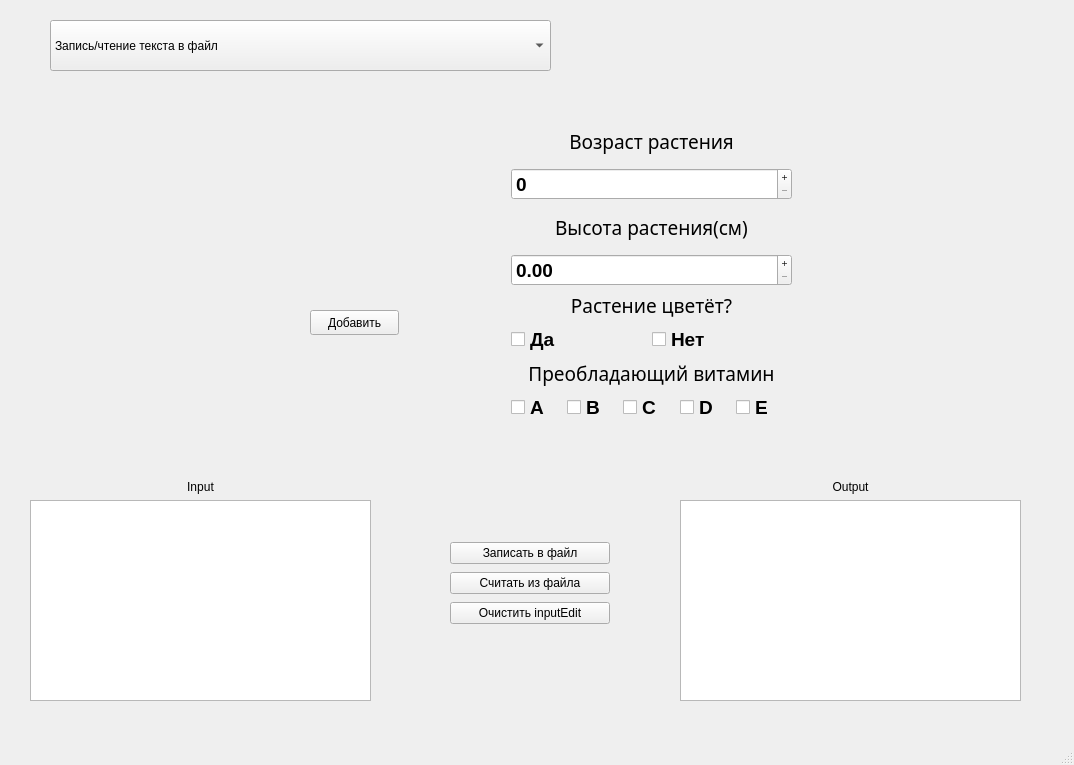
<?xml version="1.0" encoding="UTF-8"?>
<ui version="4.0">
 <class>MainWindow</class>
 <widget class="QMainWindow" name="MainWindow">
  <property name="geometry">
   <rect>
    <x>0</x>
    <y>0</y>
    <width>1074</width>
    <height>765</height>
   </rect>
  </property>
  <property name="windowTitle">
   <string>MainWindow</string>
  </property>
  <widget class="QWidget" name="centralwidget">
   <widget class="QWidget" name="verticalLayoutWidget">
    <property name="geometry">
     <rect>
      <x>30</x>
      <y>480</y>
      <width>341</width>
      <height>221</height>
     </rect>
    </property>
    <layout class="QVBoxLayout" name="verticalLayout">
     <item>
      <widget class="QLabel" name="label">
       <property name="text">
        <string>Input</string>
       </property>
       <property name="alignment">
        <set>Qt::AlignCenter</set>
       </property>
      </widget>
     </item>
     <item>
      <widget class="QTextEdit" name="inputEdit">
       <property name="readOnly">
        <bool>false</bool>
       </property>
      </widget>
     </item>
    </layout>
   </widget>
   <widget class="QWidget" name="verticalLayoutWidget_2">
    <property name="geometry">
     <rect>
      <x>680</x>
      <y>480</y>
      <width>341</width>
      <height>221</height>
     </rect>
    </property>
    <layout class="QVBoxLayout" name="verticalLayout_2">
     <item>
      <widget class="QLabel" name="label_2">
       <property name="text">
        <string>Output</string>
       </property>
       <property name="alignment">
        <set>Qt::AlignCenter</set>
       </property>
      </widget>
     </item>
     <item>
      <widget class="QTextEdit" name="outputEdit">
       <property name="readOnly">
        <bool>true</bool>
       </property>
      </widget>
     </item>
    </layout>
   </widget>
   <widget class="QWidget" name="verticalLayoutWidget_3">
    <property name="geometry">
     <rect>
      <x>450</x>
      <y>540</y>
      <width>160</width>
      <height>89</height>
     </rect>
    </property>
    <layout class="QVBoxLayout" name="verticalLayout_3">
     <item>
      <widget class="QPushButton" name="inputButton">
       <property name="text">
        <string>Записать в файл</string>
       </property>
      </widget>
     </item>
     <item>
      <widget class="QPushButton" name="outputButton">
       <property name="text">
        <string>Считать из файла</string>
       </property>
      </widget>
     </item>
     <item>
      <widget class="QPushButton" name="clearButton">
       <property name="text">
        <string>Очистить inputEdit</string>
       </property>
      </widget>
     </item>
    </layout>
   </widget>
   <widget class="QStackedWidget" name="stackedWidget">
    <property name="geometry">
     <rect>
      <x>240</x>
      <y>80</y>
      <width>561</width>
      <height>381</height>
     </rect>
    </property>
    <property name="currentIndex">
     <number>2</number>
    </property>
    <widget class="QWidget" name="page">
     <widget class="QLabel" name="label_3">
      <property name="geometry">
       <rect>
        <x>70</x>
        <y>20</y>
        <width>451</width>
        <height>61</height>
       </rect>
      </property>
      <property name="font">
       <font>
        <pointsize>14</pointsize>
       </font>
      </property>
      <property name="text">
       <string>Введите текст, который будет записан в файл</string>
      </property>
     </widget>
    </widget>
    <widget class="QWidget" name="page_2">
     <widget class="QLabel" name="label_4">
      <property name="geometry">
       <rect>
        <x>90</x>
        <y>30</y>
        <width>451</width>
        <height>61</height>
       </rect>
      </property>
      <property name="font">
       <font>
        <pointsize>14</pointsize>
       </font>
      </property>
      <property name="text">
       <string>Добавьте элементы, которые будут записаны в файл используя Enter </string>
      </property>
      <property name="wordWrap">
       <bool>true</bool>
      </property>
     </widget>
     <widget class="QDoubleSpinBox" name="doubleSpinBox">
      <property name="geometry">
       <rect>
        <x>180</x>
        <y>130</y>
        <width>261</width>
        <height>61</height>
       </rect>
      </property>
      <property name="buttonSymbols">
       <enum>QAbstractSpinBox::PlusMinus</enum>
      </property>
      <property name="maximum">
       <double>2147483223454.989990234375000</double>
      </property>
     </widget>
    </widget>
    <widget class="QWidget" name="page_3">
     <widget class="QWidget" name="verticalLayoutWidget_13">
      <property name="geometry">
       <rect>
        <x>271</x>
        <y>40</y>
        <width>281</width>
        <height>302</height>
       </rect>
      </property>
      <layout class="QVBoxLayout" name="verticalLayout_25" stretch="0,0,0,0">
       <property name="spacing">
        <number>6</number>
       </property>
       <property name="leftMargin">
        <number>0</number>
       </property>
       <item>
        <layout class="QVBoxLayout" name="verticalLayout_27">
         <item>
          <widget class="QLabel" name="label_23">
           <property name="font">
            <font>
             <family>Waree</family>
             <pointsize>14</pointsize>
             <bold>false</bold>
            </font>
           </property>
           <property name="text">
            <string>Возраст растения</string>
           </property>
           <property name="alignment">
            <set>Qt::AlignCenter</set>
           </property>
          </widget>
         </item>
         <item>
          <widget class="QSpinBox" name="ageBox">
           <property name="font">
            <font>
             <pointsize>14</pointsize>
             <bold>true</bold>
            </font>
           </property>
           <property name="buttonSymbols">
            <enum>QAbstractSpinBox::PlusMinus</enum>
           </property>
           <property name="maximum">
            <number>9999</number>
           </property>
          </widget>
         </item>
        </layout>
       </item>
       <item>
        <layout class="QVBoxLayout" name="verticalLayout_28">
         <item>
          <widget class="QLabel" name="label_24">
           <property name="font">
            <font>
             <family>Waree</family>
             <pointsize>14</pointsize>
             <bold>false</bold>
            </font>
           </property>
           <property name="text">
            <string>Высота растения(см)</string>
           </property>
           <property name="alignment">
            <set>Qt::AlignCenter</set>
           </property>
          </widget>
         </item>
         <item>
          <widget class="QDoubleSpinBox" name="heightBox">
           <property name="font">
            <font>
             <pointsize>14</pointsize>
             <bold>true</bold>
            </font>
           </property>
           <property name="buttonSymbols">
            <enum>QAbstractSpinBox::PlusMinus</enum>
           </property>
           <property name="maximum">
            <double>99999.990000000005239</double>
           </property>
          </widget>
         </item>
        </layout>
       </item>
       <item>
        <layout class="QVBoxLayout" name="verticalLayout_29">
         <item>
          <widget class="QLabel" name="label_25">
           <property name="sizePolicy">
            <sizepolicy hsizetype="Preferred" vsizetype="Fixed">
             <horstretch>0</horstretch>
             <verstretch>0</verstretch>
            </sizepolicy>
           </property>
           <property name="font">
            <font>
             <family>Waree</family>
             <pointsize>14</pointsize>
             <bold>false</bold>
            </font>
           </property>
           <property name="text">
            <string>Растение цветёт?</string>
           </property>
           <property name="alignment">
            <set>Qt::AlignCenter</set>
           </property>
          </widget>
         </item>
         <item>
          <layout class="QHBoxLayout" name="horizontalLayout_7">
           <property name="spacing">
            <number>0</number>
           </property>
           <property name="sizeConstraint">
            <enum>QLayout::SetDefaultConstraint</enum>
           </property>
           <item>
            <widget class="QCheckBox" name="yesBox">
             <property name="sizePolicy">
              <sizepolicy hsizetype="Minimum" vsizetype="Fixed">
               <horstretch>0</horstretch>
               <verstretch>0</verstretch>
              </sizepolicy>
             </property>
             <property name="font">
              <font>
               <pointsize>14</pointsize>
               <bold>true</bold>
              </font>
             </property>
             <property name="text">
              <string>Да</string>
             </property>
             <attribute name="buttonGroup">
              <string notr="true">buttonGroup</string>
             </attribute>
            </widget>
           </item>
           <item>
            <widget class="QCheckBox" name="noBox">
             <property name="sizePolicy">
              <sizepolicy hsizetype="Preferred" vsizetype="Fixed">
               <horstretch>0</horstretch>
               <verstretch>0</verstretch>
              </sizepolicy>
             </property>
             <property name="font">
              <font>
               <pointsize>14</pointsize>
               <bold>true</bold>
              </font>
             </property>
             <property name="text">
              <string>Нет</string>
             </property>
             <attribute name="buttonGroup">
              <string notr="true">buttonGroup</string>
             </attribute>
            </widget>
           </item>
          </layout>
         </item>
        </layout>
       </item>
       <item>
        <layout class="QVBoxLayout" name="verticalLayout_30">
         <item>
          <widget class="QLabel" name="label_26">
           <property name="sizePolicy">
            <sizepolicy hsizetype="Preferred" vsizetype="Fixed">
             <horstretch>0</horstretch>
             <verstretch>0</verstretch>
            </sizepolicy>
           </property>
           <property name="font">
            <font>
             <family>Waree</family>
             <pointsize>14</pointsize>
             <bold>false</bold>
            </font>
           </property>
           <property name="text">
            <string>Преобладающий витамин</string>
           </property>
           <property name="alignment">
            <set>Qt::AlignCenter</set>
           </property>
          </widget>
         </item>
         <item>
          <layout class="QHBoxLayout" name="horizontalLayout_8">
           <property name="spacing">
            <number>0</number>
           </property>
           <property name="sizeConstraint">
            <enum>QLayout::SetDefaultConstraint</enum>
           </property>
           <item>
            <widget class="QCheckBox" name="aBox">
             <property name="sizePolicy">
              <sizepolicy hsizetype="Minimum" vsizetype="Fixed">
               <horstretch>0</horstretch>
               <verstretch>0</verstretch>
              </sizepolicy>
             </property>
             <property name="font">
              <font>
               <pointsize>14</pointsize>
               <bold>true</bold>
              </font>
             </property>
             <property name="text">
              <string>A</string>
             </property>
             <attribute name="buttonGroup">
              <string notr="true">buttonGroup_2</string>
             </attribute>
            </widget>
           </item>
           <item>
            <widget class="QCheckBox" name="bBox">
             <property name="sizePolicy">
              <sizepolicy hsizetype="Minimum" vsizetype="Fixed">
               <horstretch>0</horstretch>
               <verstretch>0</verstretch>
              </sizepolicy>
             </property>
             <property name="font">
              <font>
               <pointsize>14</pointsize>
               <bold>true</bold>
              </font>
             </property>
             <property name="text">
              <string>B</string>
             </property>
             <attribute name="buttonGroup">
              <string notr="true">buttonGroup_2</string>
             </attribute>
            </widget>
           </item>
           <item>
            <widget class="QCheckBox" name="cBox">
             <property name="sizePolicy">
              <sizepolicy hsizetype="Minimum" vsizetype="Fixed">
               <horstretch>0</horstretch>
               <verstretch>0</verstretch>
              </sizepolicy>
             </property>
             <property name="font">
              <font>
               <pointsize>14</pointsize>
               <bold>true</bold>
              </font>
             </property>
             <property name="text">
              <string>C</string>
             </property>
             <attribute name="buttonGroup">
              <string notr="true">buttonGroup_2</string>
             </attribute>
            </widget>
           </item>
           <item>
            <widget class="QCheckBox" name="dBox">
             <property name="sizePolicy">
              <sizepolicy hsizetype="Preferred" vsizetype="Fixed">
               <horstretch>0</horstretch>
               <verstretch>0</verstretch>
              </sizepolicy>
             </property>
             <property name="font">
              <font>
               <pointsize>14</pointsize>
               <bold>true</bold>
              </font>
             </property>
             <property name="text">
              <string>D</string>
             </property>
             <attribute name="buttonGroup">
              <string notr="true">buttonGroup_2</string>
             </attribute>
            </widget>
           </item>
           <item>
            <widget class="QCheckBox" name="eBox">
             <property name="sizePolicy">
              <sizepolicy hsizetype="Preferred" vsizetype="Fixed">
               <horstretch>0</horstretch>
               <verstretch>0</verstretch>
              </sizepolicy>
             </property>
             <property name="font">
              <font>
               <pointsize>14</pointsize>
               <bold>true</bold>
              </font>
             </property>
             <property name="text">
              <string>E</string>
             </property>
             <attribute name="buttonGroup">
              <string notr="true">buttonGroup_2</string>
             </attribute>
            </widget>
           </item>
          </layout>
         </item>
        </layout>
       </item>
      </layout>
     </widget>
     <widget class="QPushButton" name="addButton">
      <property name="geometry">
       <rect>
        <x>70</x>
        <y>230</y>
        <width>89</width>
        <height>25</height>
       </rect>
      </property>
      <property name="text">
       <string>Добавить</string>
      </property>
     </widget>
    </widget>
    <widget class="QWidget" name="page_4">
     <widget class="QWidget" name="verticalLayoutWidget_14">
      <property name="geometry">
       <rect>
        <x>270</x>
        <y>40</y>
        <width>281</width>
        <height>302</height>
       </rect>
      </property>
      <layout class="QVBoxLayout" name="verticalLayout_26" stretch="0,0,0,0">
       <property name="spacing">
        <number>6</number>
       </property>
       <property name="leftMargin">
        <number>0</number>
       </property>
       <item>
        <layout class="QVBoxLayout" name="verticalLayout_31">
         <item>
          <widget class="QLabel" name="label_27">
           <property name="font">
            <font>
             <family>Waree</family>
             <pointsize>14</pointsize>
             <bold>false</bold>
            </font>
           </property>
           <property name="text">
            <string>Возраст растения</string>
           </property>
           <property name="alignment">
            <set>Qt::AlignCenter</set>
           </property>
          </widget>
         </item>
         <item>
          <widget class="QSpinBox" name="ageBoxBin">
           <property name="font">
            <font>
             <pointsize>14</pointsize>
             <bold>true</bold>
            </font>
           </property>
           <property name="buttonSymbols">
            <enum>QAbstractSpinBox::PlusMinus</enum>
           </property>
           <property name="maximum">
            <number>9999</number>
           </property>
          </widget>
         </item>
        </layout>
       </item>
       <item>
        <layout class="QVBoxLayout" name="verticalLayout_32">
         <item>
          <widget class="QLabel" name="label_28">
           <property name="font">
            <font>
             <family>Waree</family>
             <pointsize>14</pointsize>
             <bold>false</bold>
            </font>
           </property>
           <property name="text">
            <string>Высота растения(см)</string>
           </property>
           <property name="alignment">
            <set>Qt::AlignCenter</set>
           </property>
          </widget>
         </item>
         <item>
          <widget class="QDoubleSpinBox" name="heightBoxBin">
           <property name="font">
            <font>
             <pointsize>14</pointsize>
             <bold>true</bold>
            </font>
           </property>
           <property name="buttonSymbols">
            <enum>QAbstractSpinBox::PlusMinus</enum>
           </property>
           <property name="maximum">
            <double>99999.990000000005239</double>
           </property>
          </widget>
         </item>
        </layout>
       </item>
       <item>
        <layout class="QVBoxLayout" name="verticalLayout_33">
         <item>
          <widget class="QLabel" name="label_29">
           <property name="sizePolicy">
            <sizepolicy hsizetype="Preferred" vsizetype="Fixed">
             <horstretch>0</horstretch>
             <verstretch>0</verstretch>
            </sizepolicy>
           </property>
           <property name="font">
            <font>
             <family>Waree</family>
             <pointsize>14</pointsize>
             <bold>false</bold>
            </font>
           </property>
           <property name="text">
            <string>Растение цветёт?</string>
           </property>
           <property name="alignment">
            <set>Qt::AlignCenter</set>
           </property>
          </widget>
         </item>
         <item>
          <layout class="QHBoxLayout" name="horizontalLayout_9">
           <property name="spacing">
            <number>0</number>
           </property>
           <property name="sizeConstraint">
            <enum>QLayout::SetDefaultConstraint</enum>
           </property>
           <item>
            <widget class="QCheckBox" name="yesBoxBin">
             <property name="sizePolicy">
              <sizepolicy hsizetype="Minimum" vsizetype="Fixed">
               <horstretch>0</horstretch>
               <verstretch>0</verstretch>
              </sizepolicy>
             </property>
             <property name="font">
              <font>
               <pointsize>14</pointsize>
               <bold>true</bold>
              </font>
             </property>
             <property name="text">
              <string>Да</string>
             </property>
             <attribute name="buttonGroup">
              <string notr="true">buttonGroup_3</string>
             </attribute>
            </widget>
           </item>
           <item>
            <widget class="QCheckBox" name="noBoxBin">
             <property name="sizePolicy">
              <sizepolicy hsizetype="Preferred" vsizetype="Fixed">
               <horstretch>0</horstretch>
               <verstretch>0</verstretch>
              </sizepolicy>
             </property>
             <property name="font">
              <font>
               <pointsize>14</pointsize>
               <bold>true</bold>
              </font>
             </property>
             <property name="text">
              <string>Нет</string>
             </property>
             <attribute name="buttonGroup">
              <string notr="true">buttonGroup_3</string>
             </attribute>
            </widget>
           </item>
          </layout>
         </item>
        </layout>
       </item>
       <item>
        <layout class="QVBoxLayout" name="verticalLayout_34">
         <item>
          <widget class="QLabel" name="label_30">
           <property name="sizePolicy">
            <sizepolicy hsizetype="Preferred" vsizetype="Fixed">
             <horstretch>0</horstretch>
             <verstretch>0</verstretch>
            </sizepolicy>
           </property>
           <property name="font">
            <font>
             <family>Waree</family>
             <pointsize>14</pointsize>
             <bold>false</bold>
            </font>
           </property>
           <property name="text">
            <string>Преобладающий витамин</string>
           </property>
           <property name="alignment">
            <set>Qt::AlignCenter</set>
           </property>
          </widget>
         </item>
         <item>
          <layout class="QHBoxLayout" name="horizontalLayout_10">
           <property name="spacing">
            <number>0</number>
           </property>
           <property name="sizeConstraint">
            <enum>QLayout::SetDefaultConstraint</enum>
           </property>
           <item>
            <widget class="QCheckBox" name="aBoxBin">
             <property name="sizePolicy">
              <sizepolicy hsizetype="Minimum" vsizetype="Fixed">
               <horstretch>0</horstretch>
               <verstretch>0</verstretch>
              </sizepolicy>
             </property>
             <property name="font">
              <font>
               <pointsize>14</pointsize>
               <bold>true</bold>
              </font>
             </property>
             <property name="text">
              <string>A</string>
             </property>
             <attribute name="buttonGroup">
              <string notr="true">buttonGroup_4</string>
             </attribute>
            </widget>
           </item>
           <item>
            <widget class="QCheckBox" name="bBoxBin">
             <property name="sizePolicy">
              <sizepolicy hsizetype="Minimum" vsizetype="Fixed">
               <horstretch>0</horstretch>
               <verstretch>0</verstretch>
              </sizepolicy>
             </property>
             <property name="font">
              <font>
               <pointsize>14</pointsize>
               <bold>true</bold>
              </font>
             </property>
             <property name="text">
              <string>B</string>
             </property>
             <attribute name="buttonGroup">
              <string notr="true">buttonGroup_4</string>
             </attribute>
            </widget>
           </item>
           <item>
            <widget class="QCheckBox" name="cBoxBin">
             <property name="sizePolicy">
              <sizepolicy hsizetype="Minimum" vsizetype="Fixed">
               <horstretch>0</horstretch>
               <verstretch>0</verstretch>
              </sizepolicy>
             </property>
             <property name="font">
              <font>
               <pointsize>14</pointsize>
               <bold>true</bold>
              </font>
             </property>
             <property name="text">
              <string>C</string>
             </property>
             <attribute name="buttonGroup">
              <string notr="true">buttonGroup_4</string>
             </attribute>
            </widget>
           </item>
           <item>
            <widget class="QCheckBox" name="dBoxBin">
             <property name="sizePolicy">
              <sizepolicy hsizetype="Preferred" vsizetype="Fixed">
               <horstretch>0</horstretch>
               <verstretch>0</verstretch>
              </sizepolicy>
             </property>
             <property name="font">
              <font>
               <pointsize>14</pointsize>
               <bold>true</bold>
              </font>
             </property>
             <property name="text">
              <string>D</string>
             </property>
             <attribute name="buttonGroup">
              <string notr="true">buttonGroup_4</string>
             </attribute>
            </widget>
           </item>
           <item>
            <widget class="QCheckBox" name="eBoxBin">
             <property name="sizePolicy">
              <sizepolicy hsizetype="Preferred" vsizetype="Fixed">
               <horstretch>0</horstretch>
               <verstretch>0</verstretch>
              </sizepolicy>
             </property>
             <property name="font">
              <font>
               <pointsize>14</pointsize>
               <bold>true</bold>
              </font>
             </property>
             <property name="text">
              <string>E</string>
             </property>
             <attribute name="buttonGroup">
              <string notr="true">buttonGroup_4</string>
             </attribute>
            </widget>
           </item>
          </layout>
         </item>
        </layout>
       </item>
      </layout>
     </widget>
     <widget class="QPushButton" name="addButtonBin">
      <property name="geometry">
       <rect>
        <x>80</x>
        <y>200</y>
        <width>89</width>
        <height>25</height>
       </rect>
      </property>
      <property name="text">
       <string>Добавить</string>
      </property>
     </widget>
    </widget>
    <widget class="QWidget" name="page_5">
     <widget class="QLabel" name="label_5">
      <property name="geometry">
       <rect>
        <x>80</x>
        <y>30</y>
        <width>451</width>
        <height>61</height>
       </rect>
      </property>
      <property name="font">
       <font>
        <pointsize>14</pointsize>
       </font>
      </property>
      <property name="text">
       <string>Введите текст, который будет дозаписан в файл</string>
      </property>
     </widget>
    </widget>
   </widget>
   <widget class="QComboBox" name="comboBox">
    <property name="geometry">
     <rect>
      <x>50</x>
      <y>20</y>
      <width>501</width>
      <height>51</height>
     </rect>
    </property>
    <item>
     <property name="text">
      <string>Запись/чтение текста в файл</string>
     </property>
    </item>
    <item>
     <property name="text">
      <string>Запись/чтение массива типа float</string>
     </property>
    </item>
    <item>
     <property name="text">
      <string>Дозапись/чтение полей структуры Plant в txt</string>
     </property>
    </item>
    <item>
     <property name="text">
      <string>Дозапись/чтение полей структуры Plant в bin</string>
     </property>
    </item>
    <item>
     <property name="text">
      <string>Дозапись/чтение текста в файл</string>
     </property>
    </item>
   </widget>
  </widget>
  <widget class="QMenuBar" name="menubar">
   <property name="geometry">
    <rect>
     <x>0</x>
     <y>0</y>
     <width>1074</width>
     <height>22</height>
    </rect>
   </property>
  </widget>
  <widget class="QStatusBar" name="statusbar"/>
 </widget>
 <resources/>
 <connections/>
 <buttongroups>
  <buttongroup name="buttonGroup"/>
  <buttongroup name="buttonGroup_2"/>
  <buttongroup name="buttonGroup_3"/>
  <buttongroup name="buttonGroup_4"/>
 </buttongroups>
</ui>
